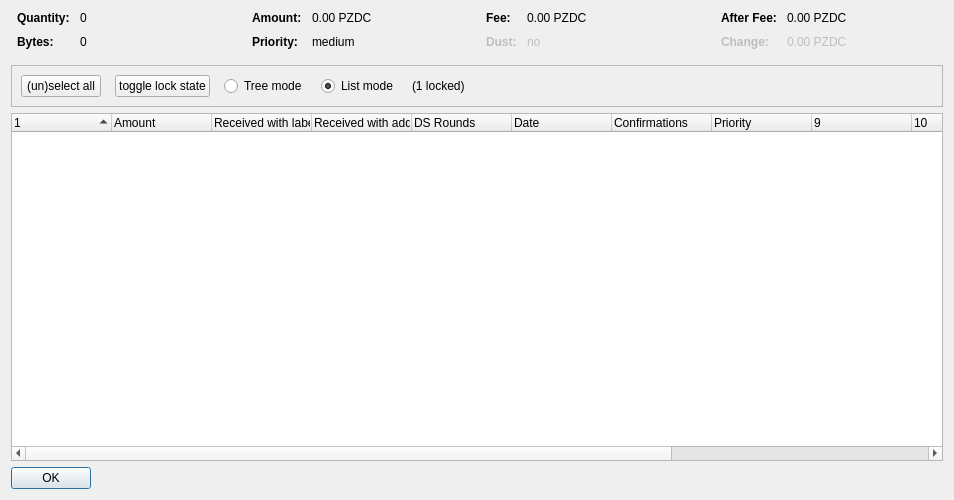
<?xml version="1.0" encoding="UTF-8"?>
<ui version="4.0">
 <class>CoinControlDialog</class>
 <widget class="QDialog" name="CoinControlDialog">
  <property name="geometry">
   <rect>
    <x>0</x>
    <y>0</y>
    <width>954</width>
    <height>500</height>
   </rect>
  </property>
  <property name="windowTitle">
   <string>Coin Selection</string>
  </property>
  <layout class="QVBoxLayout" name="verticalLayout">
   <item>
    <layout class="QHBoxLayout" name="horizontalLayoutTop" stretch="0,0,0,0">
     <property name="topMargin">
      <number>0</number>
     </property>
     <property name="bottomMargin">
      <number>10</number>
     </property>
     <item>
      <layout class="QFormLayout" name="formLayoutCoinControl1">
       <property name="horizontalSpacing">
        <number>10</number>
       </property>
       <property name="verticalSpacing">
        <number>10</number>
       </property>
       <property name="leftMargin">
        <number>6</number>
       </property>
       <property name="rightMargin">
        <number>6</number>
       </property>
       <item row="0" column="0">
        <widget class="QLabel" name="labelCoinControlQuantityText">
         <property name="font">
          <font>
           <weight>75</weight>
           <bold>true</bold>
          </font>
         </property>
         <property name="text">
          <string>Quantity:</string>
         </property>
        </widget>
       </item>
       <item row="0" column="1">
        <widget class="QLabel" name="labelCoinControlQuantity">
         <property name="cursor">
          <cursorShape>IBeamCursor</cursorShape>
         </property>
         <property name="contextMenuPolicy">
          <enum>Qt::ActionsContextMenu</enum>
         </property>
         <property name="text">
          <string notr="true">0</string>
         </property>
         <property name="textInteractionFlags">
          <set>Qt::LinksAccessibleByMouse|Qt::TextSelectableByKeyboard|Qt::TextSelectableByMouse</set>
         </property>
        </widget>
       </item>
       <item row="1" column="0">
        <widget class="QLabel" name="labelCoinControlBytesText">
         <property name="font">
          <font>
           <weight>75</weight>
           <bold>true</bold>
          </font>
         </property>
         <property name="text">
          <string>Bytes:</string>
         </property>
        </widget>
       </item>
       <item row="1" column="1">
        <widget class="QLabel" name="labelCoinControlBytes">
         <property name="cursor">
          <cursorShape>IBeamCursor</cursorShape>
         </property>
         <property name="contextMenuPolicy">
          <enum>Qt::ActionsContextMenu</enum>
         </property>
         <property name="text">
          <string notr="true">0</string>
         </property>
         <property name="textInteractionFlags">
          <set>Qt::LinksAccessibleByMouse|Qt::TextSelectableByKeyboard|Qt::TextSelectableByMouse</set>
         </property>
        </widget>
       </item>
      </layout>
     </item>
     <item>
      <layout class="QFormLayout" name="formLayoutCoinControl2">
       <property name="horizontalSpacing">
        <number>10</number>
       </property>
       <property name="verticalSpacing">
        <number>10</number>
       </property>
       <property name="leftMargin">
        <number>6</number>
       </property>
       <property name="rightMargin">
        <number>6</number>
       </property>
       <item row="0" column="0">
        <widget class="QLabel" name="labelCoinControlAmountText">
         <property name="font">
          <font>
           <weight>75</weight>
           <bold>true</bold>
          </font>
         </property>
         <property name="text">
          <string>Amount:</string>
         </property>
        </widget>
       </item>
       <item row="0" column="1">
        <widget class="QLabel" name="labelCoinControlAmount">
         <property name="cursor">
          <cursorShape>IBeamCursor</cursorShape>
         </property>
         <property name="contextMenuPolicy">
          <enum>Qt::ActionsContextMenu</enum>
         </property>
         <property name="text">
          <string notr="true">0.00 PZDC</string>
         </property>
         <property name="textInteractionFlags">
          <set>Qt::LinksAccessibleByMouse|Qt::TextSelectableByKeyboard|Qt::TextSelectableByMouse</set>
         </property>
        </widget>
       </item>
       <item row="1" column="0">
        <widget class="QLabel" name="labelCoinControlPriorityText">
         <property name="font">
          <font>
           <weight>75</weight>
           <bold>true</bold>
          </font>
         </property>
         <property name="text">
          <string>Priority:</string>
         </property>
        </widget>
       </item>
       <item row="1" column="1">
        <widget class="QLabel" name="labelCoinControlPriority">
         <property name="cursor">
          <cursorShape>IBeamCursor</cursorShape>
         </property>
         <property name="contextMenuPolicy">
          <enum>Qt::ActionsContextMenu</enum>
         </property>
         <property name="text">
          <string>medium</string>
         </property>
         <property name="textInteractionFlags">
          <set>Qt::LinksAccessibleByMouse|Qt::TextSelectableByKeyboard|Qt::TextSelectableByMouse</set>
         </property>
        </widget>
       </item>
      </layout>
     </item>
     <item>
      <layout class="QFormLayout" name="formLayoutCoinControl3">
       <property name="horizontalSpacing">
        <number>10</number>
       </property>
       <property name="verticalSpacing">
        <number>10</number>
       </property>
       <property name="leftMargin">
        <number>6</number>
       </property>
       <property name="rightMargin">
        <number>6</number>
       </property>
       <item row="0" column="0">
        <widget class="QLabel" name="labelCoinControlFeeText">
         <property name="font">
          <font>
           <weight>75</weight>
           <bold>true</bold>
          </font>
         </property>
         <property name="text">
          <string>Fee:</string>
         </property>
        </widget>
       </item>
       <item row="0" column="1">
        <widget class="QLabel" name="labelCoinControlFee">
         <property name="cursor">
          <cursorShape>IBeamCursor</cursorShape>
         </property>
         <property name="contextMenuPolicy">
          <enum>Qt::ActionsContextMenu</enum>
         </property>
         <property name="text">
          <string notr="true">0.00 PZDC</string>
         </property>
         <property name="textInteractionFlags">
          <set>Qt::LinksAccessibleByMouse|Qt::TextSelectableByKeyboard|Qt::TextSelectableByMouse</set>
         </property>
        </widget>
       </item>
       <item row="1" column="0">
        <widget class="QLabel" name="labelCoinControlLowOutputText">
         <property name="enabled">
          <bool>false</bool>
         </property>
         <property name="font">
          <font>
           <weight>75</weight>
           <bold>true</bold>
          </font>
         </property>
         <property name="text">
          <string>Dust:</string>
         </property>
        </widget>
       </item>
       <item row="1" column="1">
        <widget class="QLabel" name="labelCoinControlLowOutput">
         <property name="enabled">
          <bool>false</bool>
         </property>
         <property name="cursor">
          <cursorShape>IBeamCursor</cursorShape>
         </property>
         <property name="contextMenuPolicy">
          <enum>Qt::ActionsContextMenu</enum>
         </property>
         <property name="text">
          <string>no</string>
         </property>
         <property name="textInteractionFlags">
          <set>Qt::LinksAccessibleByMouse|Qt::TextSelectableByKeyboard|Qt::TextSelectableByMouse</set>
         </property>
        </widget>
       </item>
      </layout>
     </item>
     <item>
      <layout class="QFormLayout" name="formLayoutCoinControl4">
       <property name="horizontalSpacing">
        <number>10</number>
       </property>
       <property name="verticalSpacing">
        <number>10</number>
       </property>
       <property name="leftMargin">
        <number>6</number>
       </property>
       <property name="rightMargin">
        <number>6</number>
       </property>
       <item row="0" column="0">
        <widget class="QLabel" name="labelCoinControlAfterFeeText">
         <property name="font">
          <font>
           <weight>75</weight>
           <bold>true</bold>
          </font>
         </property>
         <property name="text">
          <string>After Fee:</string>
         </property>
        </widget>
       </item>
       <item row="0" column="1">
        <widget class="QLabel" name="labelCoinControlAfterFee">
         <property name="cursor">
          <cursorShape>IBeamCursor</cursorShape>
         </property>
         <property name="contextMenuPolicy">
          <enum>Qt::ActionsContextMenu</enum>
         </property>
         <property name="text">
          <string notr="true">0.00 PZDC</string>
         </property>
         <property name="textInteractionFlags">
          <set>Qt::LinksAccessibleByMouse|Qt::TextSelectableByKeyboard|Qt::TextSelectableByMouse</set>
         </property>
        </widget>
       </item>
       <item row="1" column="0">
        <widget class="QLabel" name="labelCoinControlChangeText">
         <property name="enabled">
          <bool>false</bool>
         </property>
         <property name="font">
          <font>
           <weight>75</weight>
           <bold>true</bold>
          </font>
         </property>
         <property name="text">
          <string>Change:</string>
         </property>
        </widget>
       </item>
       <item row="1" column="1">
        <widget class="QLabel" name="labelCoinControlChange">
         <property name="enabled">
          <bool>false</bool>
         </property>
         <property name="cursor">
          <cursorShape>IBeamCursor</cursorShape>
         </property>
         <property name="contextMenuPolicy">
          <enum>Qt::ActionsContextMenu</enum>
         </property>
         <property name="text">
          <string notr="true">0.00 PZDC</string>
         </property>
         <property name="textInteractionFlags">
          <set>Qt::LinksAccessibleByMouse|Qt::TextSelectableByKeyboard|Qt::TextSelectableByMouse</set>
         </property>
        </widget>
       </item>
      </layout>
     </item>
    </layout>
   </item>
   <item>
    <widget class="QFrame" name="frame">
     <property name="minimumSize">
      <size>
       <width>0</width>
       <height>40</height>
      </size>
     </property>
     <property name="frameShape">
      <enum>QFrame::StyledPanel</enum>
     </property>
     <property name="frameShadow">
      <enum>QFrame::Sunken</enum>
     </property>
     <layout class="QHBoxLayout" name="horizontalLayout">
      <item>
       <layout class="QHBoxLayout" name="horizontalLayoutPanel" stretch="0,0,0,0,0,0">
        <property name="spacing">
         <number>14</number>
        </property>
        <item>
         <widget class="QPushButton" name="pushButtonSelectAll">
          <property name="sizePolicy">
           <sizepolicy hsizetype="Maximum" vsizetype="Fixed">
            <horstretch>0</horstretch>
            <verstretch>0</verstretch>
           </sizepolicy>
          </property>
          <property name="text">
           <string>(un)select all</string>
          </property>
          <property name="autoDefault">
           <bool>false</bool>
          </property>
         </widget>
        </item>
        <item>
         <widget class="QPushButton" name="pushButtonToggleLock">
          <property name="sizePolicy">
           <sizepolicy hsizetype="Maximum" vsizetype="Fixed">
            <horstretch>0</horstretch>
            <verstretch>0</verstretch>
           </sizepolicy>
          </property>
          <property name="text">
           <string>toggle lock state</string>
          </property>
          <property name="autoDefault">
           <bool>false</bool>
          </property>
         </widget>
        </item>
        <item>
         <widget class="QRadioButton" name="radioTreeMode">
          <property name="sizePolicy">
           <sizepolicy hsizetype="Maximum" vsizetype="Fixed">
            <horstretch>0</horstretch>
            <verstretch>0</verstretch>
           </sizepolicy>
          </property>
          <property name="text">
           <string>Tree mode</string>
          </property>
         </widget>
        </item>
        <item>
         <widget class="QRadioButton" name="radioListMode">
          <property name="sizePolicy">
           <sizepolicy hsizetype="Maximum" vsizetype="Fixed">
            <horstretch>0</horstretch>
            <verstretch>0</verstretch>
           </sizepolicy>
          </property>
          <property name="text">
           <string>List mode</string>
          </property>
          <property name="checked">
           <bool>true</bool>
          </property>
         </widget>
        </item>
        <item>
         <widget class="QLabel" name="labelLocked">
          <property name="text">
           <string>(1 locked)</string>
          </property>
         </widget>
        </item>
        <item>
         <spacer name="horizontalSpacer">
          <property name="orientation">
           <enum>Qt::Horizontal</enum>
          </property>
          <property name="sizeHint" stdset="0">
           <size>
            <width>40</width>
            <height>20</height>
           </size>
          </property>
         </spacer>
        </item>
       </layout>
      </item>
     </layout>
    </widget>
   </item>
   <item>
    <widget class="CoinControlTreeWidget" name="treeWidget">
     <property name="contextMenuPolicy">
      <enum>Qt::CustomContextMenu</enum>
     </property>
     <property name="sortingEnabled">
      <bool>false</bool>
     </property>
     <property name="columnCount">
      <number>13</number>
     </property>
     <attribute name="headerShowSortIndicator" stdset="0">
      <bool>true</bool>
     </attribute>
     <attribute name="headerStretchLastSection">
      <bool>false</bool>
     </attribute>
     <column>
      <property name="text">
       <string/>
      </property>
     </column>
     <column>
      <property name="text">
       <string>Amount</string>
      </property>
     </column>
     <column>
      <property name="text">
       <string>Received with label</string>
      </property>
     </column>
     <column>
      <property name="text">
       <string>Received with address</string>
      </property>
     </column>
     <column>
      <property name="text">
       <string>DS Rounds</string>
      </property>
     </column>
     <column>
      <property name="text">
       <string>Date</string>
      </property>
     </column>
     <column>
      <property name="text">
       <string>Confirmations</string>
      </property>
      <property name="toolTip">
       <string>Confirmed</string>
      </property>
     </column>
     <column>
      <property name="text">
       <string>Priority</string>
      </property>
     </column>
     <column>
      <property name="text">
       <string/>
      </property>
     </column>
     <column>
      <property name="text">
       <string/>
      </property>
     </column>
     <column>
      <property name="text">
       <string/>
      </property>
     </column>
     <column>
      <property name="text">
       <string/>
      </property>
     </column>
     <column>
      <property name="text">
       <string/>
      </property>
     </column>
    </widget>
   </item>
   <item>
    <widget class="QDialogButtonBox" name="buttonBox">
     <property name="sizePolicy">
      <sizepolicy hsizetype="Maximum" vsizetype="Fixed">
       <horstretch>0</horstretch>
       <verstretch>0</verstretch>
      </sizepolicy>
     </property>
     <property name="orientation">
      <enum>Qt::Horizontal</enum>
     </property>
     <property name="standardButtons">
      <set>QDialogButtonBox::Ok</set>
     </property>
    </widget>
   </item>
  </layout>
 </widget>
 <customwidgets>
  <customwidget>
   <class>CoinControlTreeWidget</class>
   <extends>QTreeWidget</extends>
   <header>coincontroltreewidget.h</header>
  </customwidget>
 </customwidgets>
 <resources/>
 <connections/>
</ui>
